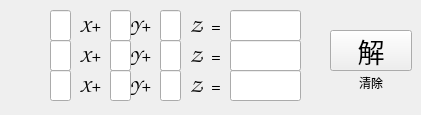
   <widget class="QWidget" name="tab_17">
    <attribute name="title">
     <string>三元一次</string>
    </attribute>
    <widget class="QLabel" name="label_14">
     <property name="geometry">
      <rect>
       <x>210</x>
       <y>5</y>
       <width>41</width>
       <height>41</height>
      </rect>
     </property>
     <property name="font">
      <font>
       <family>Comic Sans MS</family>
       <pointsize>14</pointsize>
      </font>
     </property>
     <property name="text">
      <string>=</string>
     </property>
    </widget>
    <widget class="QLineEdit" name="X42">
     <property name="geometry">
      <rect>
       <x>110</x>
       <y>10</y>
       <width>21</width>
       <height>31</height>
      </rect>
     </property>
     <property name="font">
      <font>
       <family>Arial Unicode MS</family>
       <pointsize>14</pointsize>
      </font>
     </property>
    </widget>
    <widget class="QLabel" name="label_15">
     <property name="geometry">
      <rect>
       <x>80</x>
       <y>10</y>
       <width>31</width>
       <height>31</height>
      </rect>
     </property>
     <property name="font">
      <font>
       <family>Comic Sans MS</family>
       <pointsize>14</pointsize>
      </font>
     </property>
     <property name="text">
      <string>X+</string>
     </property>
    </widget>
    <widget class="QLineEdit" name="X41">
     <property name="geometry">
      <rect>
       <x>50</x>
       <y>10</y>
       <width>21</width>
       <height>31</height>
      </rect>
     </property>
     <property name="font">
      <font>
       <family>Arial Unicode MS</family>
       <pointsize>14</pointsize>
      </font>
     </property>
    </widget>
    <widget class="QLabel" name="label_17">
     <property name="geometry">
      <rect>
       <x>130</x>
       <y>5</y>
       <width>31</width>
       <height>41</height>
      </rect>
     </property>
     <property name="font">
      <font>
       <family>Comic Sans MS</family>
       <pointsize>14</pointsize>
      </font>
     </property>
     <property name="text">
      <string>Y+</string>
     </property>
    </widget>
    <widget class="QLineEdit" name="X44">
     <property name="geometry">
      <rect>
       <x>230</x>
       <y>10</y>
       <width>71</width>
       <height>31</height>
      </rect>
     </property>
     <property name="font">
      <font>
       <family>Arial Unicode MS</family>
       <pointsize>14</pointsize>
      </font>
     </property>
    </widget>
    <widget class="QLabel" name="label_20">
     <property name="geometry">
      <rect>
       <x>190</x>
       <y>5</y>
       <width>21</width>
       <height>41</height>
      </rect>
     </property>
     <property name="font">
      <font>
       <family>Comic Sans MS</family>
       <pointsize>14</pointsize>
      </font>
     </property>
     <property name="text">
      <string>Z</string>
     </property>
    </widget>
    <widget class="QLineEdit" name="X43">
     <property name="geometry">
      <rect>
       <x>160</x>
       <y>10</y>
       <width>21</width>
       <height>31</height>
      </rect>
     </property>
     <property name="font">
      <font>
       <family>Arial Unicode MS</family>
       <pointsize>14</pointsize>
      </font>
     </property>
    </widget>
    <widget class="QLineEdit" name="X48">
     <property name="geometry">
      <rect>
       <x>230</x>
       <y>40</y>
       <width>71</width>
       <height>31</height>
      </rect>
     </property>
     <property name="font">
      <font>
       <family>Arial Unicode MS</family>
       <pointsize>14</pointsize>
      </font>
     </property>
    </widget>
    <widget class="QLabel" name="label_18">
     <property name="geometry">
      <rect>
       <x>130</x>
       <y>35</y>
       <width>31</width>
       <height>41</height>
      </rect>
     </property>
     <property name="font">
      <font>
       <family>Comic Sans MS</family>
       <pointsize>14</pointsize>
      </font>
     </property>
     <property name="text">
      <string>Y+</string>
     </property>
    </widget>
    <widget class="QLabel" name="label_16">
     <property name="geometry">
      <rect>
       <x>80</x>
       <y>40</y>
       <width>31</width>
       <height>31</height>
      </rect>
     </property>
     <property name="font">
      <font>
       <family>Comic Sans MS</family>
       <pointsize>14</pointsize>
      </font>
     </property>
     <property name="text">
      <string>X+</string>
     </property>
    </widget>
    <widget class="QLineEdit" name="X45">
     <property name="geometry">
      <rect>
       <x>50</x>
       <y>40</y>
       <width>21</width>
       <height>31</height>
      </rect>
     </property>
     <property name="font">
      <font>
       <family>Arial Unicode MS</family>
       <pointsize>14</pointsize>
      </font>
     </property>
    </widget>
    <widget class="QLabel" name="label_19">
     <property name="geometry">
      <rect>
       <x>210</x>
       <y>35</y>
       <width>41</width>
       <height>41</height>
      </rect>
     </property>
     <property name="font">
      <font>
       <family>Comic Sans MS</family>
       <pointsize>14</pointsize>
      </font>
     </property>
     <property name="text">
      <string>=</string>
     </property>
    </widget>
    <widget class="QLineEdit" name="X47">
     <property name="geometry">
      <rect>
       <x>160</x>
       <y>40</y>
       <width>21</width>
       <height>31</height>
      </rect>
     </property>
     <property name="font">
      <font>
       <family>Arial Unicode MS</family>
       <pointsize>14</pointsize>
      </font>
     </property>
    </widget>
    <widget class="QLabel" name="label_21">
     <property name="geometry">
      <rect>
       <x>190</x>
       <y>35</y>
       <width>21</width>
       <height>41</height>
      </rect>
     </property>
     <property name="font">
      <font>
       <family>Comic Sans MS</family>
       <pointsize>14</pointsize>
      </font>
     </property>
     <property name="text">
      <string>Z</string>
     </property>
    </widget>
    <widget class="QLineEdit" name="X46">
     <property name="geometry">
      <rect>
       <x>110</x>
       <y>40</y>
       <width>21</width>
       <height>31</height>
      </rect>
     </property>
     <property name="font">
      <font>
       <family>Arial Unicode MS</family>
       <pointsize>14</pointsize>
      </font>
     </property>
    </widget>
    <widget class="QLineEdit" name="X4C">
     <property name="geometry">
      <rect>
       <x>230</x>
       <y>70</y>
       <width>71</width>
       <height>31</height>
      </rect>
     </property>
     <property name="font">
      <font>
       <family>Arial Unicode MS</family>
       <pointsize>14</pointsize>
      </font>
     </property>
    </widget>
    <widget class="QLineEdit" name="X4A">
     <property name="geometry">
      <rect>
       <x>110</x>
       <y>70</y>
       <width>21</width>
       <height>31</height>
      </rect>
     </property>
     <property name="font">
      <font>
       <family>Arial Unicode MS</family>
       <pointsize>14</pointsize>
      </font>
     </property>
    </widget>
    <widget class="QLabel" name="label_22">
     <property name="geometry">
      <rect>
       <x>190</x>
       <y>65</y>
       <width>21</width>
       <height>41</height>
      </rect>
     </property>
     <property name="font">
      <font>
       <family>Comic Sans MS</family>
       <pointsize>14</pointsize>
      </font>
     </property>
     <property name="text">
      <string>Z</string>
     </property>
    </widget>
    <widget class="QLabel" name="label_23">
     <property name="geometry">
      <rect>
       <x>80</x>
       <y>70</y>
       <width>31</width>
       <height>31</height>
      </rect>
     </property>
     <property name="font">
      <font>
       <family>Comic Sans MS</family>
       <pointsize>14</pointsize>
      </font>
     </property>
     <property name="text">
      <string>X+</string>
     </property>
    </widget>
    <widget class="QLabel" name="label_24">
     <property name="geometry">
      <rect>
       <x>130</x>
       <y>65</y>
       <width>31</width>
       <height>41</height>
      </rect>
     </property>
     <property name="font">
      <font>
       <family>Comic Sans MS</family>
       <pointsize>14</pointsize>
      </font>
     </property>
     <property name="text">
      <string>Y+</string>
     </property>
    </widget>
    <widget class="QLineEdit" name="X49">
     <property name="geometry">
      <rect>
       <x>50</x>
       <y>70</y>
       <width>21</width>
       <height>31</height>
      </rect>
     </property>
     <property name="font">
      <font>
       <family>Arial Unicode MS</family>
       <pointsize>14</pointsize>
      </font>
     </property>
    </widget>
    <widget class="QLineEdit" name="X4B">
     <property name="geometry">
      <rect>
       <x>160</x>
       <y>70</y>
       <width>21</width>
       <height>31</height>
      </rect>
     </property>
     <property name="font">
      <font>
       <family>Arial Unicode MS</family>
       <pointsize>14</pointsize>
      </font>
     </property>
    </widget>
    <widget class="QLabel" name="label_25">
     <property name="geometry">
      <rect>
       <x>210</x>
       <y>65</y>
       <width>41</width>
       <height>41</height>
      </rect>
     </property>
     <property name="font">
      <font>
       <family>Comic Sans MS</family>
       <pointsize>14</pointsize>
      </font>
     </property>
     <property name="text">
      <string>=</string>
     </property>
    </widget>
    <widget class="QPushButton" name="X4">
     <property name="geometry">
      <rect>
       <x>330</x>
       <y>30</y>
       <width>82</width>
       <height>41</height>
      </rect>
     </property>
     <property name="font">
      <font>
       <family>华文细黑</family>
       <pointsize>20</pointsize>
      </font>
     </property>
     <property name="text">
      <string>解</string>
     </property>
    </widget>
    <widget class="QPushButton" name="CLR4">
     <property name="geometry">
      <rect>
       <x>330</x>
       <y>70</y>
       <width>82</width>
       <height>25</height>
      </rect>
     </property>
     <property name="text">
      <string>清除</string>
     </property>
     <property name="flat">
      <bool>true</bool>
     </property>
    </widget>
   </widget>
